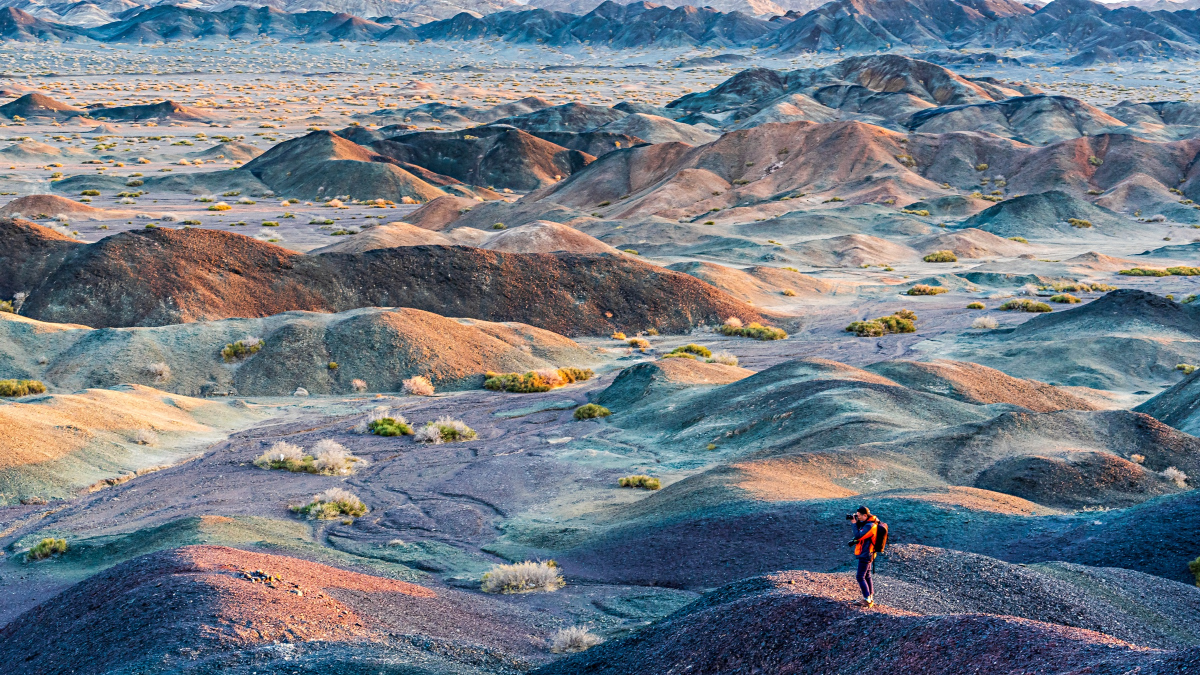
#> input picture assets/images/photography/行摄新疆/R3_01340-ms-j169-4ks.jpg, 2400 x 1350 px (shown at 1/2 size)
$ python generate_xinjiang_responsive.py
#> lines starting #> are read from the running program, lines starting #| are printed output that depends on the picture
#!/Users/oneo/.cache/codex-runtimes/codex-primary-runtime/dependencies/python/bin/python3

from __future__ import annotations

import argparse
from datetime import datetime
from pathlib import Path
import re

from PIL import Image, ImageCms
from PIL.ExifTags import Base, IFD


WORKSPACE = Path(__file__).resolve().parents[1]
SOURCE_DIR = WORKSPACE / "assets/images/photography/行摄新疆"
OUTPUT_DIR = SOURCE_DIR / "webp"
TARGET_WIDTHS = [640, 960, 1600, 2400]
SRGB_PROFILE = ImageCms.ImageCmsProfile(ImageCms.createProfile("sRGB")).tobytes()

CAPTIONS = [
    ("R3_01340-ms-j169-4ks.jpg", "吐鲁番，托克逊县"),
    ("7RR08498-m3-new-b4ks.jpg", "水上胡杨林"),
    ("7RR08720-jxms-x-m-2160s.jpg", "喀什古城，老铁匠"),
    ("7RR08779jm-new2021-j169-4ks.jpg", "喀什古城"),
    ("7RR09131-xm-2160ms.jpg", "轮台县，塔里木胡杨林"),
    ("K7_P0886b-xm-denoi-2160-m.jpg", "巴音布鲁克草原"),
    ("R3_01264-m-b4ks.jpg", "吐鲁番"),
    ("R3_01320-new-xs-j4ks.jpg", "吐鲁番，托克逊县"),
    ("R3_01356acr-new-s-b4k.jpg", "轮台县，塔里木胡杨林"),
    ("R3_01438acr-new-s-b4ks-gps.jpg", "轮台县，塔里木胡杨林"),
    ("R3_02301-j-2160s.jpg", "喀什，牛羊大巴扎"),
    ("R3_02972-m_1-m-filtr7-1-mxxx-m-2160s-gps.jpg", "塔什库尔干塔吉克自治县，塔合曼湿地"),
    ("R3_03115_1-new2021-j169s-j4ks-gps.jpg", "红其拉甫，冰河"),
    ("R3_03193-x-x-xms-m-m-j4ks-gps.jpg", "塔什库尔干塔吉克自治县，古石头城"),
    ("R3_03233Darky-Package-Cityscapes-m-cf-2160-gps.jpg", "塔什库尔干塔吉克自治县，古石头城"),
    ("R3_03339_PSMS-j169-m-4ks-gps.jpg", "塔什库尔干塔吉克自治县，古石头城"),
    ("R3_03362-new2021-xs-j4k-color-s-gps.jpg", "慕士塔格峰"),
    ("R3_03376-new-m-s-m-b4k-gps.jpg", "喀拉库勒湖"),
    ("R3_03410_PSMS-x-mm-ms-4ks-gps.jpg", "喀拉库勒湖"),
    ("R3_03487-m2025-jjj-2160-gps.jpg", "G314公路"),
    ("R3_03611-5-j1'1x-deno-shar-gi-m-2160.jpg", "温宿大峡谷"),
    ("R3_03689-xm-bxm-2160-gps.jpg", "库车大峡谷"),
    ("R3_03703-new-j-4ks.jpg", "尉犁县，罗布人村寨"),
    ("R3_03906-2022-j16'10-deno-sha-gi-sha-x-2160s-gps.jpg", "尉犁县，罗布人村寨"),
    ("R3_04387-2022-sky-m-deno-mxj-j1610-2160s-o-gps.jpg", "吐鲁番，托克逊县"),
    ("R3_0361619mm-Film-19Tones-Rooftop-1-bj169-4ks.jpg", "温宿大峡谷"),
]

QINGHAI_FILES = [
    "R3_06632_PSMS-xjs-4kms-gps.jpg", "7RR3334e-f2mm-new-snow-B-16'9s-2160.jpg",
    "7RR3370-xj-mx-2160.jpg", "7RR3532e-new2021-xs-j4ks.jpg",
    "7RR09753-mjx-jxs-j-4ks.jpg", "25_00860-2160-gps.jpg",
    "25_01395-jm-2160-gps.jpg", "25_01401-ai-2160-gps.jpg",
    "EO-神山夏诺多吉的日落（奖）.jpg", "IMGP1876-enhanced-new-x-j4ks.jpg",
    "IMGP1877-enhanced-new-mj4ks.jpg", "R3_03558-xs-bj4ks-gps.jpg",
    "R3_03560-s-j4ks-gps.jpg", "R3_03634-4-5-x-s-j-s-j4ks.jpg",
    "R3_03917-xs-16'9-m4ks-gps.jpg", "R3_04411-2s-m4ks-gps.jpg",
    "R3_04451-ms-j169-4ks-gps.jpg", "R3_04503-new-s-4ks-gps.jpg",
    "R3_05790acr-s-j169m-4ks-gps.jpg", "R3_06583-xx-bj4ks-gps.jpg",
    "R3_06648-169m-adobe4ks-gps.jpg",
]

EXIF_DATE_TAGS = (36867, 36868)
EXIF_FLOAT_TAGS = (33434, 33437, 37386)
EXIF_INT_TAGS = (34855, 41989)
EXIF_COPY_TAGS = (
    33434,  # ExposureTime
    33437,  # FNumber
    34855,  # ISOSpeedRatings
    36867,  # DateTimeOriginal
    36868,  # DateTimeDigitized
    37386,  # FocalLength
    41989,  # FocalLengthIn35mmFilm
    42034,  # LensSpecification
    42036,  # LensModel
)

AUTHOR = "E.O"
# EXIF Copyright is an ASCII field. Update this only for files first exported
# for a new publication year; do not retroactively alter existing exports.
COPYRIGHT = "Copyright 2026 eomoment.com"


def normalize_exif_time(value: str | None) -> str | None:
    if not value:
        return None
    text = str(value).strip()
    candidates = (
        "%Y:%m:%d %H:%M:%S",
        "%Y-%m-%dT%H:%M:%S",
        "%Y-%m-%d %H:%M:%S",
        "%Y:%m:%d %H:%M",
        "%Y-%m-%dT%H:%M",
        "%Y-%m-%d %H:%M",
    )
    for fmt in candidates:
        try:
            parsed = datetime.strptime(text[:19], fmt)
            return parsed.strftime("%Y:%m:%d %H:%M:00")
        except ValueError:
            continue
    match = re.match(r"^(\d{4})[:\-](\d{2})[:\-](\d{2})[ T](\d{2}):(\d{2})", text)
    if match:
        return f"{match.group(1)}:{match.group(2)}:{match.group(3)} {match.group(4)}:{match.group(5)}:00"
    return None


def make_output_exif(source: Image.Image) -> bytes:
    source_exif = source.getexif()
    source_exif_ifd = source_exif.get_ifd(IFD.Exif)
    capture_raw = None
    for tag in EXIF_DATE_TAGS:
        if source_exif_ifd.get(tag):
            capture_raw = source_exif_ifd.get(tag)
            break
    capture_raw = capture_raw or source_exif.get(Base.DateTime)
    capture_exif = normalize_exif_time(capture_raw)
    lens_model = source_exif_ifd.get(42036)

    output_exif = Image.Exif()
    # 保留原片的文字说明；缺失时仍写入空字段，便于以后统一读取。
    output_exif[Base.ImageDescription] = str(source_exif.get(Base.ImageDescription) or "")
    if source_exif.get(Base.Make):
        output_exif[Base.Make] = source_exif.get(Base.Make)
    if source_exif.get(Base.Model):
        output_exif[Base.Model] = source_exif.get(Base.Model)
    output_exif[Base.Artist] = AUTHOR
    output_exif[Base.Copyright] = COPYRIGHT
    if capture_exif:
        output_exif[Base.DateTime] = capture_exif

    output_exif_ifd = output_exif.get_ifd(IFD.Exif)
    for tag in EXIF_COPY_TAGS:
        value = source_exif_ifd.get(tag)
        if value is not None:
            output_exif_ifd[tag] = value
    if capture_exif:
        output_exif_ifd[36867] = capture_exif
        output_exif_ifd[36868] = capture_exif
    if lens_model:
        output_exif_ifd[42036] = lens_model

    return output_exif.tobytes()


def get_gallery_filenames(collection: str) -> list[str]:
    source = (WORKSPACE / "assets/js/galleries.js").read_text(encoding="utf-8")
    collection_start = source.index(f"'{collection}':")
    items_start = source.index("items:[", collection_start) + len("items:[")
    depth = 1
    items_end = items_start
    while depth:
        if source[items_end] == "[":
            depth += 1
        elif source[items_end] == "]":
            depth -= 1
        items_end += 1
    return re.findall(r'\["([^\"]+)"', source[items_start:items_end])


def main() -> None:
    parser = argparse.ArgumentParser(description="Generate responsive WebP photography assets.")
    parser.add_argument("--collection", choices=("xinjiang", "qinghai-tibet", "shiguang-jianying"), default="xinjiang")
    args = parser.parse_args()

    if args.collection == "shiguang-jianying":
        source_dir = WORKSPACE / "assets/images/photography/拾光捡影"
        output_dir = source_dir / "webp"
        image_prefix = "sg"
        items = [(filename, "") for filename in get_gallery_filenames(args.collection)]
    elif args.collection == "qinghai-tibet":
        source_dir = WORKSPACE / "assets/images/photography/青藏高原"
        output_dir = source_dir / "webp"
        image_prefix = "qh"
        items = [(filename, "") for filename in QINGHAI_FILES]
    else:
        source_dir = SOURCE_DIR
        output_dir = OUTPUT_DIR
        image_prefix = "xj"
        items = CAPTIONS

    output_dir.mkdir(parents=True, exist_ok=True)

    for index, (filename, _caption) in enumerate(items, start=1):
        source_path = source_dir / filename
        image_id = f"{image_prefix}-{index:02d}"

        with Image.open(source_path) as source:
#> source is the input picture: PIL image 2400x1350 RGB; mean R, G, B 114, 123, 133.1
            source.load()
            widths = [width for width in TARGET_WIDTHS if width <= source.width]
#> widths = [640, 960, 1600, 2400]
            if not widths:
                widths.append(source.width)
            exif_bytes = make_output_exif(source)
#> in make_output_exif, `source_exif_ifd = source_exif.get_ifd(IFD.Exif)`: source_exif_ifd = 37 items
#> the loop in make_output_exif, `for tag in EXIF_DATE_TAGS:` made 1 pass
#> capture_raw on pass 1: '2019:10:23 19:04:23'
#> in make_output_exif, `capture_exif = normalize_exif_time(capture_raw)`: capture_exif = '2019:10:23 19:04:00'
#> in make_output_exif, `lens_model = source_exif_ifd.get(42036)`: lens_model = 'FE 70-200mm F2.8 GM OSS'
#> the loop in make_output_exif, `for tag in EXIF_COPY_TAGS:` made 9 passes
#> value on passes 3, 4, 5, 7, 9: 800, '2019:10:23 19:04:23', '2019:10:23 19:04:23', 71, 'FE 70-200mm F2.8 GM OSS'
#> after the loop in make_output_exif, `for tag in EXIF_COPY_TAGS:`: output_exif_ifd = 9 items

            for width in widths:
                output_path = output_dir / f"{image_id}-w{width}.webp"
                height = round(source.height * width / source.width)
                resized = source.resize((width, height), Image.Resampling.LANCZOS)
                resized.save(
                    output_path,
                    format="WEBP",
                    quality=88,
                    method=6,
                    exif=exif_bytes,
                    icc_profile=SRGB_PROFILE,
                )
#> this loop made 4 passes
#> pass 1, in main, `resized = source.resize((width, height), Image.Resampling.LANCZOS)`:
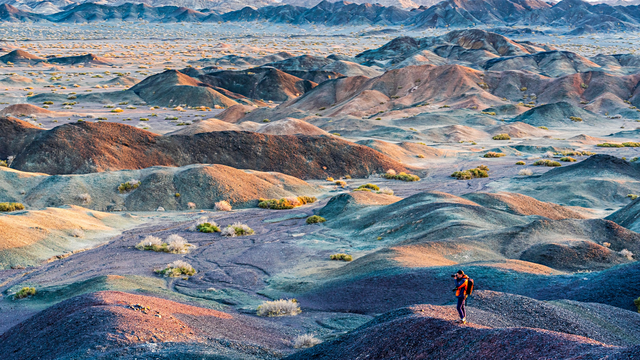
#> resized: PIL image 640x360 RGB; mean R, G, B 114.1, 123, 133.1
#> pass 3, in main, `resized = source.resize((width, height), Image.Resampling.LANCZOS)`:
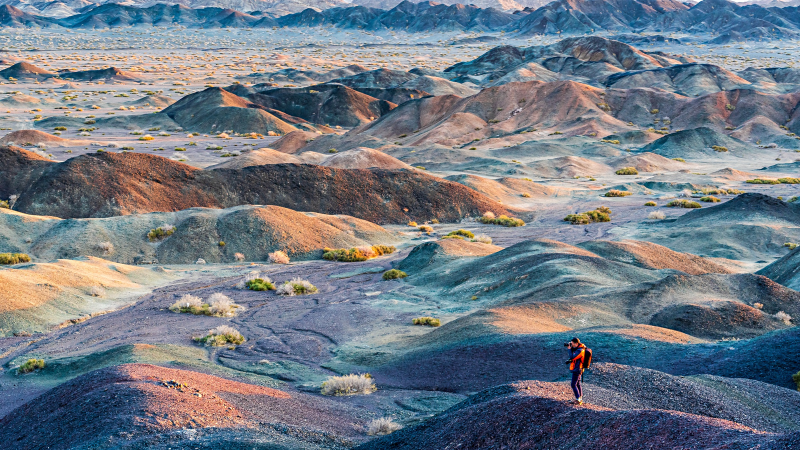
#> resized: PIL image 1600x900 RGB (shown at 1/2 size); mean R, G, B 114.1, 123, 133.1

        print(f"{image_id} {filename} -> {len(widths)} variants")
#| xj-01 R3_01340-ms-j169-4ks.jpg -> 4 variants
#> pass 2 of the loop in main, `for index, (filename, _caption) in enumerate(items, start=1):`:
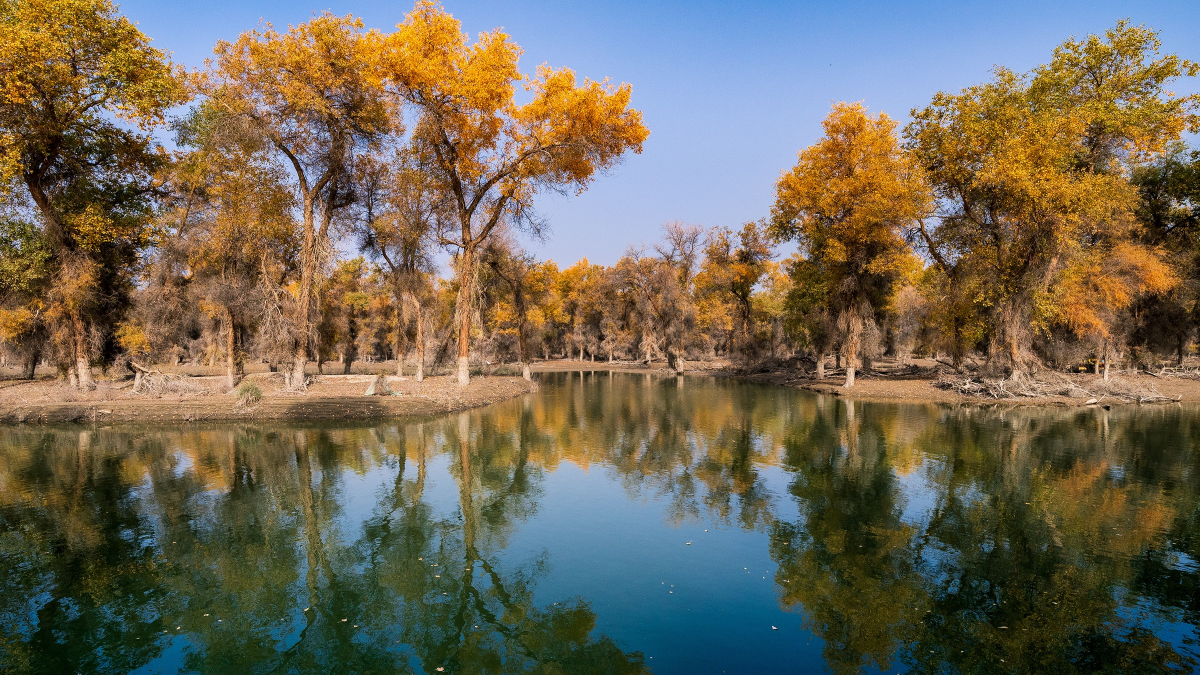
#> input picture assets/images/photography/行摄新疆/7RR08498-m3-new-b4ks.jpg, 2400 x 1350 px (shown at 1/2 size)
#> in main, source is the input picture: PIL image 2400x1350 RGB; mean R, G, B 111.8, 103.9, 86.4
#> the loop in make_output_exif (call 2), `for tag in EXIF_DATE_TAGS:` made 1 pass
#> capture_raw on pass 1: '2019:10:24 16:19:10'
#> the loop in make_output_exif (call 2), `for tag in EXIF_COPY_TAGS:` made 9 passes
#> value on passes 3, 4, 5, 7, 9: 400, '2019:10:24 16:19:10', '2019:10:24 16:19:10', 21, 'FE 12-24mm F4 G'
#> the loop in main, `for width in widths:` made 4 passes
#> pass 1, in main, `resized = source.resize((width, height), Image.Resampling.LANCZOS)`:
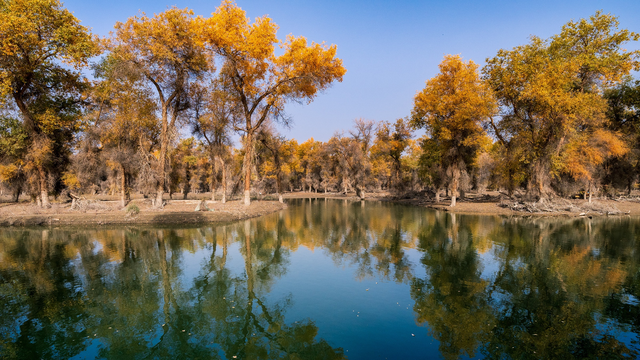
#> resized: PIL image 640x360 RGB; mean R, G, B 111.8, 103.9, 86.5
#| xj-02 7RR08498-m3-new-b4ks.jpg -> 4 variants
#> pass 3 of the loop in main, `for index, (filename, _caption) in enumerate(items, start=1):`:
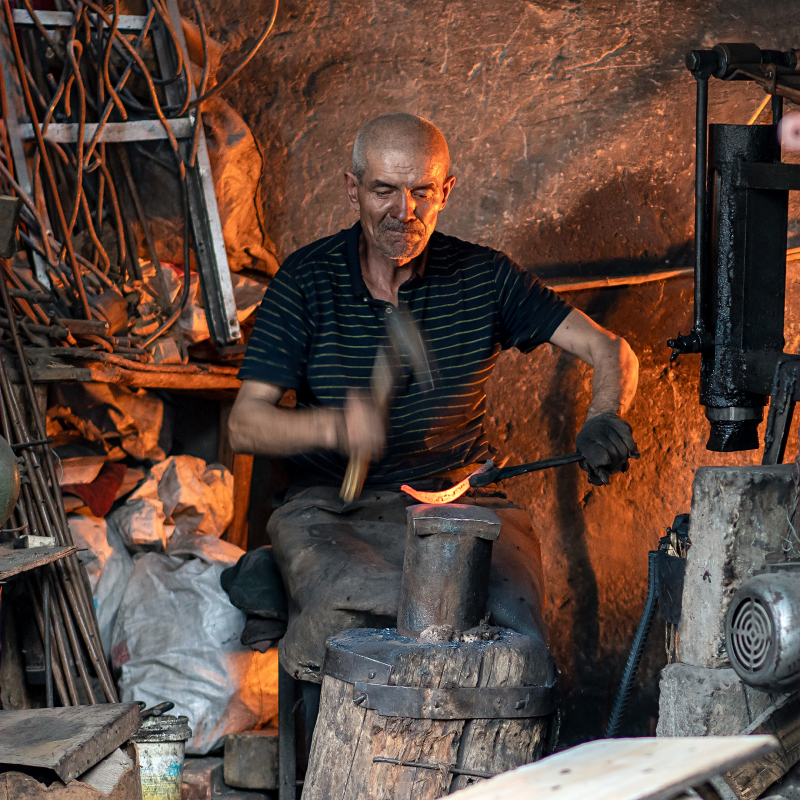
#> input picture assets/images/photography/行摄新疆/7RR08720-jxms-x-m-2160s.jpg, 2400 x 2400 px (shown at 1/3 size)
#> in main, source is the input picture: PIL image 2400x2400 RGB; mean R, G, B 92.1, 70.8, 61.4
#> the loop in main, `for width in widths:` made 4 passes
#> pass 1, in main, `resized = source.resize((width, height), Image.Resampling.LANCZOS)`:
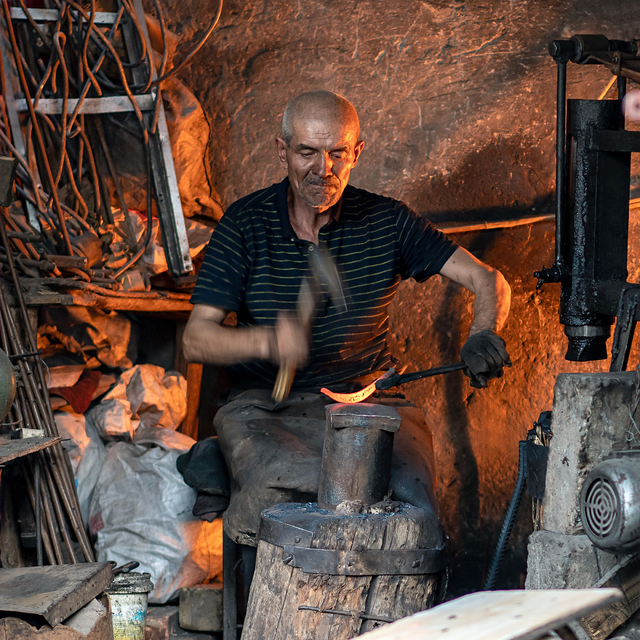
#> resized: PIL image 640x640 RGB; mean R, G, B 92.1, 70.8, 61.5
#| xj-03 7RR08720-jxms-x-m-2160s.jpg -> 4 variants
#> the loop made 7 passes; the first 3 are shown


if __name__ == "__main__":
#> (the run stopped early here; a loop or call above may not have finished)
